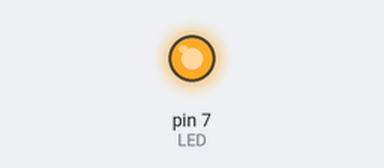
The sketch below on a simulated Arduino Uno, built with avr-gcc and run on an emulated ATmega328P. Shown: output pins drawn as LEDs (lit = HIGH).

Above: at 0.1 s.
Timing chart, 0 to 1.6 s (numbered marks = the images above):
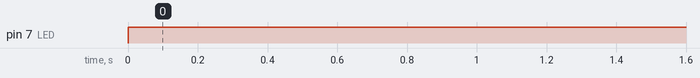

Measured:
- by itself, pin 7 (LED): LOW → HIGH at 0.00 s

The sketch:

led_light.ino
```cpp
#define LED 7

void setup() {
  // put your setup code here, to run once:
pinMode(LED,OUTPUT);
}

void loop() {
  // put your main code here, to run repeatedly:
  digitalWrite(LED,HIGH);
  delay(500);
}
```
